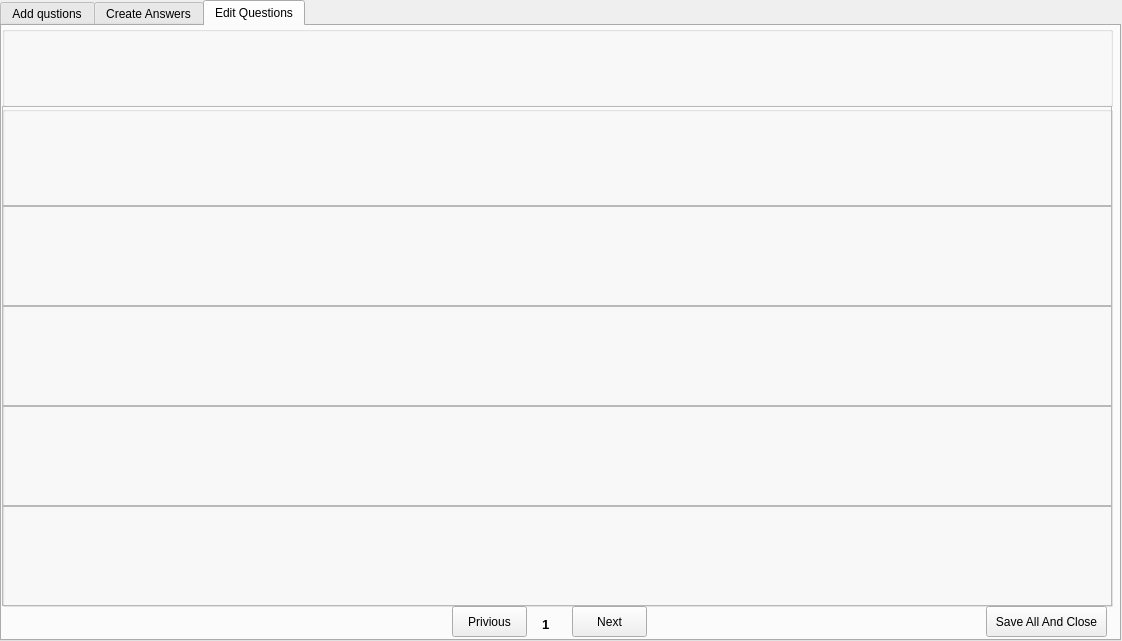
<?xml version="1.0" encoding="UTF-8"?>
<ui version="4.0">
 <class>NewEssayPaper</class>
 <widget class="QWidget" name="NewEssayPaper">
  <property name="geometry">
   <rect>
    <x>0</x>
    <y>0</y>
    <width>1122</width>
    <height>641</height>
   </rect>
  </property>
  <property name="windowTitle">
   <string>New Essay Paper</string>
  </property>
  <widget class="QTabWidget" name="tWPaperCreation">
   <property name="geometry">
    <rect>
     <x>0</x>
     <y>0</y>
     <width>1121</width>
     <height>641</height>
    </rect>
   </property>
   <property name="font">
    <font>
     <pointsize>9</pointsize>
    </font>
   </property>
   <property name="currentIndex">
    <number>2</number>
   </property>
   <widget class="QWidget" name="tab">
    <attribute name="title">
     <string>Add qustions</string>
    </attribute>
    <widget class="QPushButton" name="pBClose">
     <property name="geometry">
      <rect>
       <x>1020</x>
       <y>560</y>
       <width>75</width>
       <height>31</height>
      </rect>
     </property>
     <property name="text">
      <string>Close</string>
     </property>
    </widget>
    <widget class="QGroupBox" name="gBEssay">
     <property name="geometry">
      <rect>
       <x>0</x>
       <y>10</y>
       <width>1111</width>
       <height>191</height>
      </rect>
     </property>
     <property name="title">
      <string>Add Essay Question</string>
     </property>
     <widget class="QLabel" name="lEssayQusesion">
      <property name="geometry">
       <rect>
        <x>30</x>
        <y>50</y>
        <width>81</width>
        <height>21</height>
       </rect>
      </property>
      <property name="text">
       <string>Question :</string>
      </property>
     </widget>
     <widget class="QLineEdit" name="lEEssayQuestion">
      <property name="geometry">
       <rect>
        <x>150</x>
        <y>30</y>
        <width>711</width>
        <height>61</height>
       </rect>
      </property>
      <property name="alignment">
       <set>Qt::AlignLeading|Qt::AlignLeft|Qt::AlignTop</set>
      </property>
     </widget>
     <widget class="QPushButton" name="pBAddEssayQuestion">
      <property name="geometry">
       <rect>
        <x>480</x>
        <y>140</y>
        <width>241</width>
        <height>41</height>
       </rect>
      </property>
      <property name="text">
       <string>Add Essay Question</string>
      </property>
     </widget>
     <widget class="QLineEdit" name="lEEssayMarks">
      <property name="geometry">
       <rect>
        <x>150</x>
        <y>110</y>
        <width>71</width>
        <height>31</height>
       </rect>
      </property>
      <property name="font">
       <font>
        <pointsize>12</pointsize>
       </font>
      </property>
     </widget>
     <widget class="QLabel" name="label">
      <property name="geometry">
       <rect>
        <x>30</x>
        <y>110</y>
        <width>121</width>
        <height>31</height>
       </rect>
      </property>
      <property name="text">
       <string>Marks For Question</string>
      </property>
     </widget>
    </widget>
   </widget>
   <widget class="QWidget" name="tab_2">
    <attribute name="title">
     <string>Create Answers</string>
    </attribute>
    <widget class="QGroupBox" name="gBHeader">
     <property name="geometry">
      <rect>
       <x>0</x>
       <y>0</y>
       <width>1111</width>
       <height>81</height>
      </rect>
     </property>
     <property name="font">
      <font>
       <pointsize>12</pointsize>
      </font>
     </property>
     <property name="title">
      <string/>
     </property>
    </widget>
    <widget class="QGroupBox" name="gBQuestions">
     <property name="geometry">
      <rect>
       <x>0</x>
       <y>80</y>
       <width>1111</width>
       <height>501</height>
      </rect>
     </property>
     <property name="font">
      <font>
       <pointsize>11</pointsize>
      </font>
     </property>
     <property name="title">
      <string/>
     </property>
     <widget class="QFrame" name="fQuestion1">
      <property name="geometry">
       <rect>
        <x>0</x>
        <y>0</y>
        <width>1110</width>
        <height>100</height>
       </rect>
      </property>
      <property name="frameShape">
       <enum>QFrame::StyledPanel</enum>
      </property>
      <property name="frameShadow">
       <enum>QFrame::Raised</enum>
      </property>
     </widget>
     <widget class="QFrame" name="fQuestion2">
      <property name="geometry">
       <rect>
        <x>0</x>
        <y>100</y>
        <width>1110</width>
        <height>100</height>
       </rect>
      </property>
      <property name="frameShape">
       <enum>QFrame::StyledPanel</enum>
      </property>
      <property name="frameShadow">
       <enum>QFrame::Raised</enum>
      </property>
     </widget>
     <widget class="QFrame" name="fQuestion3">
      <property name="geometry">
       <rect>
        <x>0</x>
        <y>200</y>
        <width>1110</width>
        <height>100</height>
       </rect>
      </property>
      <property name="frameShape">
       <enum>QFrame::StyledPanel</enum>
      </property>
      <property name="frameShadow">
       <enum>QFrame::Raised</enum>
      </property>
     </widget>
     <widget class="QFrame" name="fQuestion4">
      <property name="geometry">
       <rect>
        <x>0</x>
        <y>300</y>
        <width>1110</width>
        <height>100</height>
       </rect>
      </property>
      <property name="frameShape">
       <enum>QFrame::StyledPanel</enum>
      </property>
      <property name="frameShadow">
       <enum>QFrame::Raised</enum>
      </property>
     </widget>
     <widget class="QFrame" name="fQuestion5">
      <property name="geometry">
       <rect>
        <x>0</x>
        <y>400</y>
        <width>1110</width>
        <height>100</height>
       </rect>
      </property>
      <property name="frameShape">
       <enum>QFrame::StyledPanel</enum>
      </property>
      <property name="frameShadow">
       <enum>QFrame::Raised</enum>
      </property>
     </widget>
    </widget>
    <widget class="QPushButton" name="pBCClose">
     <property name="geometry">
      <rect>
       <x>984</x>
       <y>580</y>
       <width>131</width>
       <height>31</height>
      </rect>
     </property>
     <property name="text">
      <string>Save All And Close</string>
     </property>
    </widget>
    <widget class="QPushButton" name="pBPrivious">
     <property name="geometry">
      <rect>
       <x>450</x>
       <y>582</y>
       <width>75</width>
       <height>31</height>
      </rect>
     </property>
     <property name="text">
      <string>Privious</string>
     </property>
    </widget>
    <widget class="QPushButton" name="pBNext">
     <property name="geometry">
      <rect>
       <x>580</x>
       <y>582</y>
       <width>75</width>
       <height>31</height>
      </rect>
     </property>
     <property name="text">
      <string>Next</string>
     </property>
    </widget>
    <widget class="QLabel" name="lPageNo">
     <property name="geometry">
      <rect>
       <x>550</x>
       <y>590</y>
       <width>21</width>
       <height>16</height>
      </rect>
     </property>
     <property name="font">
      <font>
       <pointsize>10</pointsize>
       <weight>75</weight>
       <bold>true</bold>
      </font>
     </property>
     <property name="text">
      <string>1</string>
     </property>
    </widget>
   </widget>
   <widget class="QWidget" name="tab_3">
    <attribute name="title">
     <string>Edit Questions</string>
    </attribute>
    <widget class="QGroupBox" name="gBEHeader">
     <property name="geometry">
      <rect>
       <x>0</x>
       <y>0</y>
       <width>1111</width>
       <height>81</height>
      </rect>
     </property>
     <property name="font">
      <font>
       <pointsize>12</pointsize>
      </font>
     </property>
     <property name="title">
      <string/>
     </property>
    </widget>
    <widget class="QGroupBox" name="gBEQuestions">
     <property name="geometry">
      <rect>
       <x>0</x>
       <y>80</y>
       <width>1111</width>
       <height>501</height>
      </rect>
     </property>
     <property name="font">
      <font>
       <pointsize>11</pointsize>
      </font>
     </property>
     <property name="title">
      <string/>
     </property>
     <widget class="QFrame" name="fEQuestion1">
      <property name="geometry">
       <rect>
        <x>0</x>
        <y>0</y>
        <width>1110</width>
        <height>100</height>
       </rect>
      </property>
      <property name="frameShape">
       <enum>QFrame::StyledPanel</enum>
      </property>
      <property name="frameShadow">
       <enum>QFrame::Raised</enum>
      </property>
     </widget>
     <widget class="QFrame" name="fEQuestion2">
      <property name="geometry">
       <rect>
        <x>0</x>
        <y>100</y>
        <width>1110</width>
        <height>100</height>
       </rect>
      </property>
      <property name="frameShape">
       <enum>QFrame::StyledPanel</enum>
      </property>
      <property name="frameShadow">
       <enum>QFrame::Raised</enum>
      </property>
     </widget>
     <widget class="QFrame" name="fEQuestion3">
      <property name="geometry">
       <rect>
        <x>0</x>
        <y>200</y>
        <width>1110</width>
        <height>100</height>
       </rect>
      </property>
      <property name="frameShape">
       <enum>QFrame::StyledPanel</enum>
      </property>
      <property name="frameShadow">
       <enum>QFrame::Raised</enum>
      </property>
     </widget>
     <widget class="QFrame" name="fEQuestion4">
      <property name="geometry">
       <rect>
        <x>0</x>
        <y>300</y>
        <width>1110</width>
        <height>100</height>
       </rect>
      </property>
      <property name="frameShape">
       <enum>QFrame::StyledPanel</enum>
      </property>
      <property name="frameShadow">
       <enum>QFrame::Raised</enum>
      </property>
     </widget>
     <widget class="QFrame" name="fEQuestion5">
      <property name="geometry">
       <rect>
        <x>0</x>
        <y>400</y>
        <width>1110</width>
        <height>100</height>
       </rect>
      </property>
      <property name="frameShape">
       <enum>QFrame::StyledPanel</enum>
      </property>
      <property name="frameShadow">
       <enum>QFrame::Raised</enum>
      </property>
     </widget>
    </widget>
    <widget class="QLabel" name="lEPageNo">
     <property name="geometry">
      <rect>
       <x>540</x>
       <y>590</y>
       <width>21</width>
       <height>16</height>
      </rect>
     </property>
     <property name="font">
      <font>
       <pointsize>10</pointsize>
       <weight>75</weight>
       <bold>true</bold>
      </font>
     </property>
     <property name="text">
      <string>1</string>
     </property>
    </widget>
    <widget class="QPushButton" name="pBEClose">
     <property name="geometry">
      <rect>
       <x>984</x>
       <y>580</y>
       <width>121</width>
       <height>31</height>
      </rect>
     </property>
     <property name="text">
      <string>Save All And Close</string>
     </property>
    </widget>
    <widget class="QPushButton" name="pBENext">
     <property name="geometry">
      <rect>
       <x>570</x>
       <y>580</y>
       <width>75</width>
       <height>31</height>
      </rect>
     </property>
     <property name="text">
      <string>Next</string>
     </property>
    </widget>
    <widget class="QPushButton" name="pBEPrivious">
     <property name="geometry">
      <rect>
       <x>450</x>
       <y>580</y>
       <width>75</width>
       <height>31</height>
      </rect>
     </property>
     <property name="text">
      <string>Privious</string>
     </property>
    </widget>
   </widget>
  </widget>
 </widget>
 <tabstops>
  <tabstop>tWPaperCreation</tabstop>
  <tabstop>lEEssayQuestion</tabstop>
  <tabstop>lEEssayMarks</tabstop>
  <tabstop>pBAddEssayQuestion</tabstop>
  <tabstop>pBClose</tabstop>
  <tabstop>pBPrivious</tabstop>
  <tabstop>pBNext</tabstop>
  <tabstop>pBCClose</tabstop>
  <tabstop>pBEPrivious</tabstop>
  <tabstop>pBENext</tabstop>
  <tabstop>pBEClose</tabstop>
 </tabstops>
 <resources/>
 <connections>
  <connection>
   <sender>pBClose</sender>
   <signal>clicked()</signal>
   <receiver>NewEssayPaper</receiver>
   <slot>close()</slot>
   <hints>
    <hint type="sourcelabel">
     <x>1057</x>
     <y>599</y>
    </hint>
    <hint type="destinationlabel">
     <x>1264</x>
     <y>592</y>
    </hint>
   </hints>
  </connection>
 </connections>
</ui>
